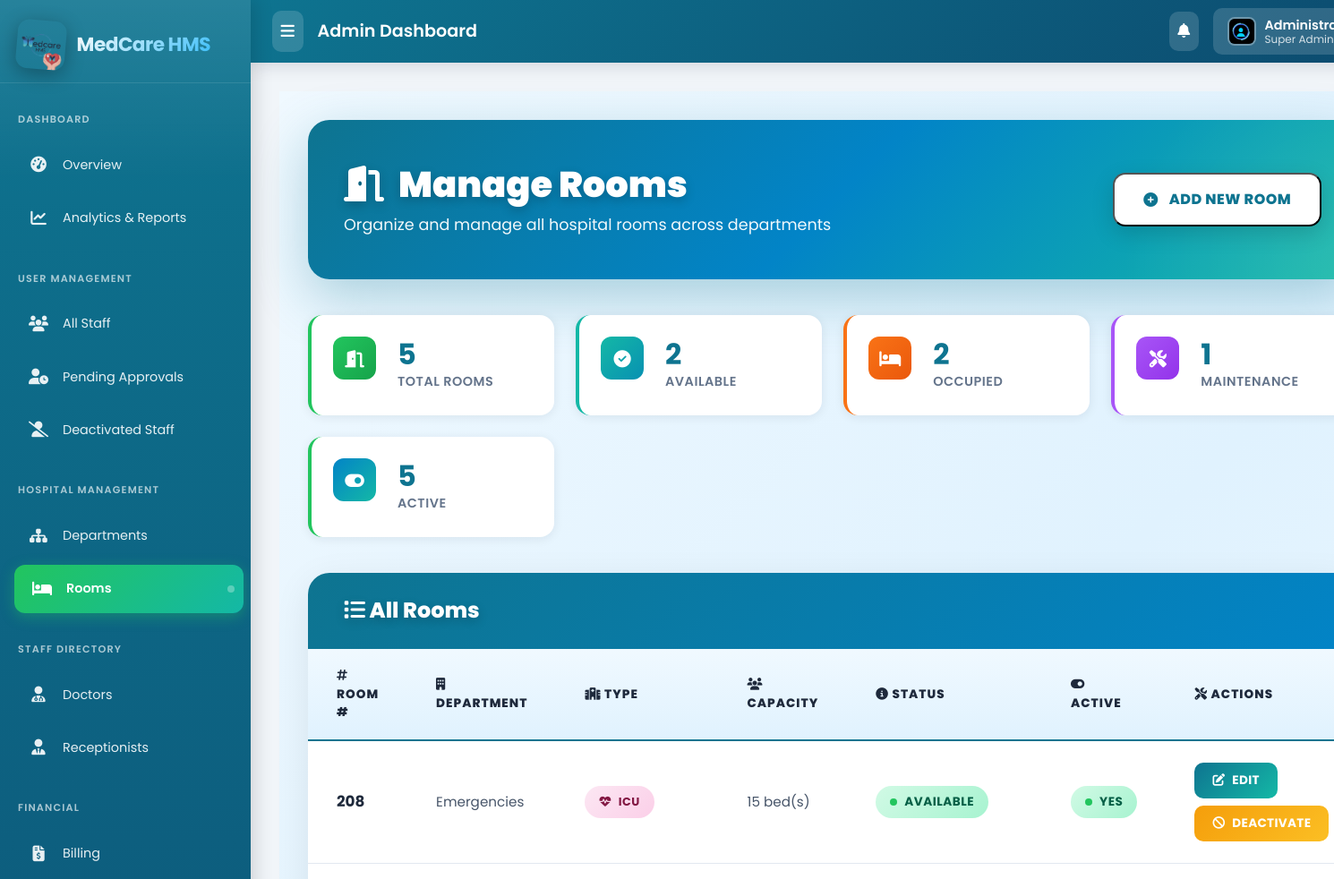
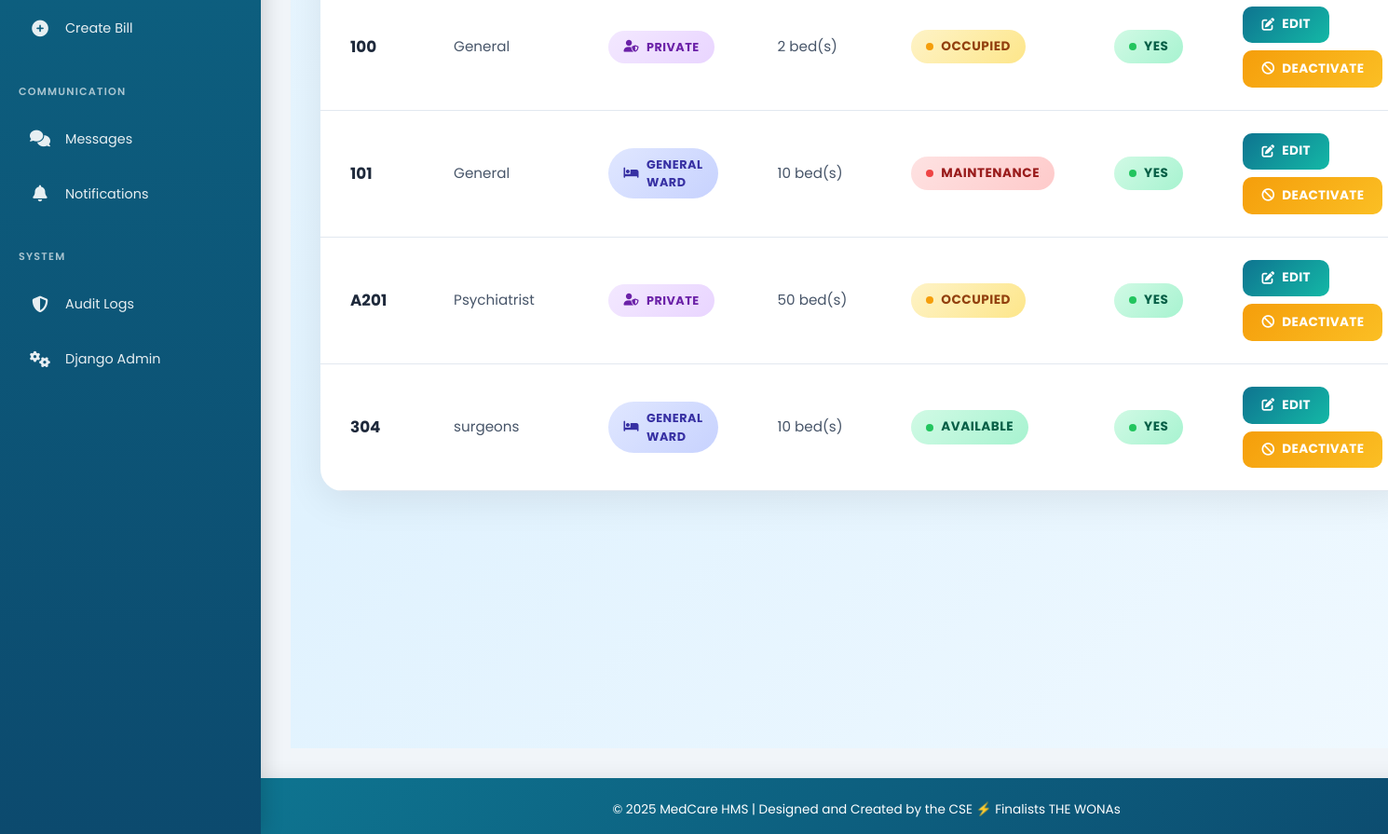
The page /management/rooms/ (signed in) on the database its author committed (2 pictures, top to bottom).
### management/models.py (models this page shows, shortened)
class Room(models.Model):
    STATUS_CHOICES = (
        ('AVAILABLE', 'Available'),
        ('OCCUPIED', 'Occupied'),
        ('MAINTENANCE', 'Under Maintenance'),
    )
    room_number = models.CharField(max_length=20)
    room_type = models.CharField(max_length=20, choices=(('GENERAL', 'General Ward'), ('ICU', 'ICU'), ('PRIVATE', 'Private Room')))
    department = models.ForeignKey(Department, on_delete=models.PROTECT)
    capacity = models.PositiveIntegerField(default=1)
    status = models.CharField(max_length=20, choices=STATUS_CHOICES, default='AVAILABLE')
    is_active = models.BooleanField(default=True) # For soft delete
    class Meta:
        unique_together = ('room_number', 'department')

class Department(models.Model):
    name = models.CharField(max_length=100, unique=True, help_text="e.g., Cardiology, Orthopedics")
    description = models.TextField(blank=True, null=True)
    is_active = models.BooleanField(default=True)

### management/views.py (the view)
# urls.py: path('rooms/', views.RoomListView.as_view(), name='room_list'),
@method_decorator(admin_required, name='dispatch')
class RoomListView(ListView):
    model = Room
    template_name = 'management/room_list.html'
    context_object_name = 'rooms'
    queryset = Room.objects.select_related('department').order_by('department__name', 'room_number')
    def get_context_data(self, **kwargs):
        context = super().get_context_data(**kwargs)
        rooms = context['rooms']
        context['total_count'] = rooms.count()
        context['available_count'] = rooms.filter(status='AVAILABLE').count()
        context['occupied_count'] = rooms.filter(status='OCCUPIED').count()
        context['maintenance_count'] = rooms.filter(status='MAINTENANCE').count()
        context['active_count'] = rooms.filter(is_active=True).count()
        context['active_departments'] = Department.objects.filter(is_active=True).order_by('name')
        return context

### templates/management/room_list.html (shortened to what this page needs)
{% extends 'base_admin.html' %}
{% load static %}
{% block content %}
<div class="room-wrapper">
    <div class="page-header">
        <div class="header-content">
            <h1>
                <span class="header-icon">
                    <i class="fas fa-door-open"></i>
                </span>
                Manage Rooms
            </h1>
            <p>Organize and manage all hospital rooms across departments</p>
        </div>
        <button type="button" class="btn-add" onclick="openRoomFormModal('create');">
            <i class="fas fa-plus-circle"></i>
            Add New Room
        </button>
    </div>
    <div class="stats-container">
        <div class="stat-card teal">
            <div class="stat-icon">
                <i class="fas fa-door-open"></i>
            </div>
            <div class="stat-details">
                <div class="stat-value">{{ total_count }}</div>
                <div class="stat-label">Total Rooms</div>
            </div>
        </div>
        <div class="stat-card green">
            <div class="stat-icon">
                <i class="fas fa-check-circle"></i>
            </div>
            <div class="stat-details">
                <div class="stat-value">{{ available_count }}</div>
                <div class="stat-label">Available</div>
            </div>
        </div>
        <div class="stat-card orange">
            <div class="stat-icon">
                <i class="fas fa-bed"></i>
            </div>
            <div class="stat-details">
                <div class="stat-value">{{ occupied_count }}</div>
                <div class="stat-label">Occupied</div>
            </div>
        </div>
        <div class="stat-card red">
            <div class="stat-icon">
                <i class="fas fa-tools"></i>
            </div>
            <div class="stat-details">
                <div class="stat-value">{{ maintenance_count }}</div>
                <div class="stat-label">Maintenance</div>
            </div>
        </div>
        <div class="stat-card purple">
            <div class="stat-icon">
                <i class="fas fa-toggle-on"></i>
            </div>
            <div class="stat-details">
                <div class="stat-value">{{ active_count }}</div>
                <div class="stat-label">Active</div>
            </div>
        </div>
    </div>
    <div class="table-container">
        <div class="table-header">
            <h4><i class="fas fa-list"></i> All Rooms</h4>
        </div>
        {% if rooms %}
            <table class="room-table">
                <thead>
                    <tr>
                        <th><i class="fas fa-hashtag"></i> Room #</th>
                        <th><i class="fas fa-building"></i> Department</th>
                        <th><i class="fas fa-hospital"></i> Type</th>
                        <th><i class="fas fa-users"></i> Capacity</th>
                        <th><i class="fas fa-info-circle"></i> Status</th>
                        <th><i class="fas fa-toggle-on"></i> Active</th>
                        <th><i class="fas fa-tools"></i> Actions</th>
                    </tr>
                </thead>
                <tbody>
                    {% for room in rooms %}
                    <tr class="{% if not room.is_active %}inactive{% endif %}">
                        <td><strong>{{ room.room_number }}</strong></td>
                        <td>{{ room.department.name }}</td>
                        <td>
                            {% if room.room_type == 'GENERAL' %}
                                <span class="room-type-badge general">
                                    <i class="fas fa-bed"></i> General Ward
                                </span>
                            {% elif room.room_type == 'ICU' %}
                                <span class="room-type-badge icu">
                                    <i class="fas fa-heartbeat"></i> ICU
                                </span>
                            {% elif room.room_type == 'PRIVATE' %}
                                <span class="room-type-badge private">
                                    <i class="fas fa-user-shield"></i> Private
                                </span>
                            {% endif %}
                        </td>
                        <td>{{ room.capacity }} bed(s)</td>
                        <td>
                            {% if room.status == 'AVAILABLE' %}
                                <span class="status-badge available">
                                    <span class="status-dot"></span>
                                    Available
                                </span>
                            {% elif room.status == 'OCCUPIED' %}
                                <span class="status-badge occupied">
                                    <span class="status-dot"></span>
                                    Occupied
                                </span>
                            {% elif room.status == 'MAINTENANCE' %}
                                <span class="status-badge maintenance">
                                    <span class="status-dot"></span>
                                    Maintenance
                                </span>
                            {% endif %}
                        </td>
                        <td>
                            {% if room.is_active %}
                                <span class="status-badge active">
                                    <span class="status-dot"></span>
                                    Yes
                                </span>
                            {% else %}
                                <span class="status-badge inactive">
                                    <span class="status-dot"></span>
                                    No
                                </span>
                            {% endif %}
                        </td>
                        <td>
                            <div class="action-buttons">
                                <button type="button"
                                        class="action-btn btn-edit"
                                        onclick="openRoomFormModal('edit', {{ room.pk }}, '{{ room.room_number|escapejs }}', '{{ room.room_type }}', {{ room.department.pk }}, {{ room.capacity }}, '{{ room.status }}')">
                                    <i class="fas fa-edit"></i>
                                    Edit
                                </button>
                                {% if room.is_active %}
                                    <button type="button"
                                            class="action-btn btn-deactivate"
                                            onclick="openToggleModal('{% url 'management:room_toggle_active' room.pk %}', '{{ room.room_number|escapejs }}', '{{ room.department.name|escapejs }}', true)">
                                        <i class="fas fa-ban"></i>
                                        Deactivate
                                    </button>
                                {% endif %}
                            </div>
                        </td>
                    </tr>
                    {% endfor %}
                </tbody>
            </table>
        {% endif %}
    </div>
</div>
{% endblock %}

### templates/base_admin.html (shortened to what this page needs)
{% load static %}
<!DOCTYPE html>
<html lang="en">
<head>
    <link href="https://cdn.jsdelivr.net/npm/bootstrap@5.3.0/dist/css/bootstrap.min.css" rel="stylesheet">
    <link rel="stylesheet" href="https://cdnjs.cloudflare.com/ajax/libs/font-awesome/6.4.0/css/all.min.css">
</head>
<body>
    <nav class="sidebar" id="adminSidebar">
        <div class="sidebar-brand">
            <img src="{% static 'images/logo.png' %}" alt="MedCare Logo">
            <span class="brand-text">MedCare HMS</span>
        </div>
        <div class="nav-section">
            <div class="nav-section-title">Dashboard</div>
            <a href="{% url 'accounts:admin_dashboard' %}" class="menu-link {% if request.resolver_match.url_name == 'admin_dashboard' %}active{% endif %}" data-tooltip="Overview">
                <span class="menu-icon"><i class="fas fa-tachometer-alt"></i></span>
                <span class="menu-text">Overview</span>
            </a>
            <a href="{% url 'reports:reports_dashboard' %}" class="menu-link {% if request.resolver_match.app_name == 'reports' %}active{% endif %}" data-tooltip="Analytics & Reports">
                <span class="menu-icon"><i class="fas fa-chart-line"></i></span>
                <span class="menu-text">Analytics & Reports</span>
            </a>
        </div>
        <div class="nav-section">
            <div class="nav-section-title">User Management</div>
            <a href="{% url 'accounts:staff_management_list' %}" class="menu-link" data-tooltip="All Staff">
                <span class="menu-icon"><i class="fas fa-users"></i></span>
                <span class="menu-text">All Staff</span>
            </a>
            <a href="{% url 'accounts:pending_staff_list' %}" class="menu-link" data-tooltip="Pending Approvals">
                <span class="menu-icon"><i class="fas fa-user-clock"></i></span>
                <span class="menu-text">Pending Approvals</span>
            </a>
            <a href="{% url 'accounts:deactivated_staff_list' %}" class="menu-link" data-tooltip="Deactivated Staff">
                <span class="menu-icon"><i class="fas fa-user-slash"></i></span>
                <span class="menu-text">Deactivated Staff</span>
            </a>
        </div>
        <div class="nav-section">
            <div class="nav-section-title">Hospital Management</div>
            <a href="{% url 'management:department_list' %}" class="menu-link" data-tooltip="Departments">
                <span class="menu-icon"><i class="fas fa-sitemap"></i></span>
                <span class="menu-text">Departments</span>
            </a>
            <a href="{% url 'management:room_list' %}" class="menu-link" data-tooltip="Rooms">
                <span class="menu-icon"><i class="fas fa-bed"></i></span>
                <span class="menu-text">Rooms</span>
            </a>
        </div>
        <div class="nav-section">
            <div class="nav-section-title">Staff Directory</div>
            <a href="{% url 'management:doctor_list' %}" class="menu-link" data-tooltip="Doctors">
                <span class="menu-icon"><i class="fas fa-user-md"></i></span>
                <span class="menu-text">Doctors</span>
            </a>
            <a href="{% url 'management:receptionist_list' %}" class="menu-link" data-tooltip="Receptionists">
                <span class="menu-icon"><i class="fas fa-user-tie"></i></span>
                <span class="menu-text">Receptionists</span>
            </a>
        </div>
        <div class="nav-section">
            <div class="nav-section-title">Financial</div>
            <a href="{% url 'billing:bill_list' %}" class="menu-link" data-tooltip="Billing">
                <span class="menu-icon"><i class="fas fa-file-invoice-dollar"></i></span>
                <span class="menu-text">Billing</span>
            </a>
            <a href="{% url 'billing:select_appointment' %}" class="menu-link" data-tooltip="Create Bill">
                <span class="menu-icon"><i class="fas fa-plus-circle"></i></span>
                <span class="menu-text">Create Bill</span>
            </a>
        </div>
        <div class="nav-section">
            <div class="nav-section-title">Communication</div>
            <a href="{% url 'chat:thread_list' %}" class="menu-link" data-tooltip="Messages">
                <span class="menu-icon"><i class="fas fa-comments"></i></span>
                <span class="menu-text">Messages</span>
            </a>
            <a href="{% url 'notifications:notification_list' %}" class="menu-link" data-tooltip="Notifications">
                <span class="menu-icon"><i class="fas fa-bell"></i></span>
                <span class="menu-text">Notifications</span>
            </a>
        </div>
        <div class="nav-section">
            <div class="nav-section-title">System</div>
            <a href="{% url 'audit:audit_feed' %}" class="menu-link {% if request.resolver_match.app_name == 'audit' %}active{% endif %}" data-tooltip="Audit Logs">
                <span class="menu-icon"><i class="fas fa-shield-halved"></i></span>
                <span class="menu-text">Audit Logs</span>
            </a>
            <a href="{% url 'admin:index' %}" class="menu-link" data-tooltip="Django Admin">
                <span class="menu-icon"><i class="fas fa-cogs"></i></span>
                <span class="menu-text">Django Admin</span>
            </a>
        </div>
    </nav>
    <div class="content-wrapper" id="adminContent">
        <div class="topbar">
            <div class="topbar-left">
                <button class="sidebar-toggle" id="sidebarToggle">
                    <i class="fas fa-bars"></i>
                </button>
                <h6 class="topbar-title mb-0">Admin Dashboard</h6>
            </div>
            <div class="topbar-right">
                <div class="notification-dropdown">
                    <button class="notification-btn" id="notificationToggle">
                        <i class="fas fa-bell"></i>
                    </button>
                </div>
                <div class="user-dropdown">
                    <button class="user-toggle" id="userMenuToggle">
                        <img src="{% if user.profile.image %}{{ user.profile.image.url }}{% else %}{% static 'profile_pictures/default.jpeg' %}{% endif %}"
                             alt="User Avatar" class="user-avatar">
                        <div class="user-info">
                            <span class="user-name">{{ user.get_full_name|default:user.username }}</span>
                            <span class="user-role">{% if user.is_superuser %}Super Admin{% else %}Admin{% endif %}</span>
                        </div>
                    </button>
                </div>
            </div>
        </div>
        <div class="main-content">
            {% block content %}{% endblock %}
        </div>
        <footer>
            <p class="mb-0">© 2025 MedCare HMS | Designed and Created by the CSE ⚡ Finalists THE WONAs</p>
        </footer>
    </div>
</body>
</html>

### rows shown on the page
Room: room_number "208", department.name "Emergencies", room_type "ICU" (drawn), capacity "15", status "AVAILABLE" (drawn), is_active True (drawn)
Room: room_number "100", department.name "General", room_type "PRIVATE" (drawn), capacity "2", status "OCCUPIED" (drawn), is_active True (drawn)
Room: room_number "101", department.name "General", room_type "GENERAL" (drawn), capacity "10", status "MAINTENANCE" (drawn), is_active True (drawn)
Room: room_number "A201", department.name "Psychiatrist", room_type "PRIVATE" (drawn), capacity "50", status "OCCUPIED" (drawn), is_active True (drawn)
Room: room_number "304", department.name "surgeons", room_type "GENERAL" (drawn), capacity "10", status "AVAILABLE" (drawn), is_active True (drawn)

### other values the page prints
{{ total_count }} "5"
{{ available_count }} "2"
{{ occupied_count }} "2"
{{ maintenance_count }} "1"
{{ active_count }} "5"
